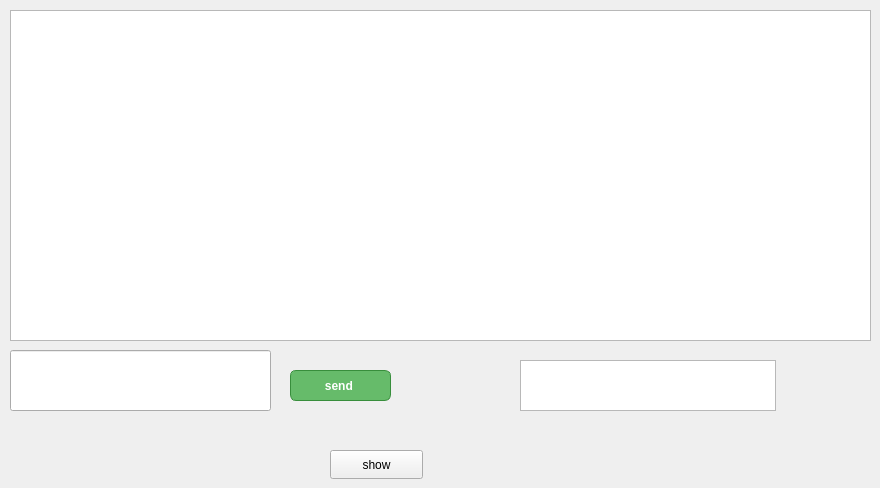
        <widget class="QWidget" name="tab_22">
         <attribute name="title">
          <string>messages privés</string>
         </attribute>
         <widget class="QLineEdit" name="messageg_2">
          <property name="geometry">
           <rect>
            <x>10</x>
            <y>350</y>
            <width>261</width>
            <height>61</height>
           </rect>
          </property>
         </widget>
         <widget class="QPushButton" name="send_2">
          <property name="geometry">
           <rect>
            <x>290</x>
            <y>370</y>
            <width>101</width>
            <height>31</height>
           </rect>
          </property>
          <property name="styleSheet">
           <string notr="true">QPushButton {
    color: #ffffff; /* Texte blanc */
    background-color: #66bb6a; /* Vert pour le fond */
    border: 1px solid #388e3c; /* Bordure légèrement plus foncée */
    border-radius: 6px; /* Coins arrondis */
    padding: 8px 12px; /* Espacement intérieur */
    font-weight: bold; /* Texte en gras */
}

QPushButton:hover {
    background-color: #66bb6a; /* Vert plus clair au survol */
}

QPushButton:pressed {
    background-color: #2e7d32; /* Vert foncé quand le bouton est cliqué */
}

</string>
          </property>
          <property name="text">
           <string>send </string>
          </property>
         </widget>
         <widget class="QTextEdit" name="textedit1_2">
          <property name="geometry">
           <rect>
            <x>10</x>
            <y>10</y>
            <width>861</width>
            <height>331</height>
           </rect>
          </property>
          <property name="autoFillBackground">
           <bool>false</bool>
          </property>
          <property name="readOnly">
           <bool>true</bool>
          </property>
         </widget>
         <widget class="QListWidget" name="listWidget_2">
          <property name="geometry">
           <rect>
            <x>520</x>
            <y>360</y>
            <width>256</width>
            <height>51</height>
           </rect>
          </property>
         </widget>
         <widget class="QPushButton" name="show2">
          <property name="geometry">
           <rect>
            <x>330</x>
            <y>450</y>
            <width>93</width>
            <height>29</height>
           </rect>
          </property>
          <property name="text">
           <string>show</string>
          </property>
         </widget>
        </widget>
